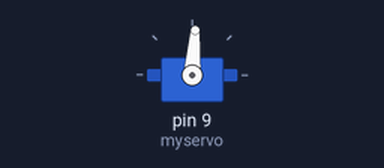
Simulated run of this sketch. Board: Arduino Uno, built with avr-gcc and run on an emulated ATmega328P. On the bench: servo.

Above: at 0.05 s.
Timing chart, 0 to 53.6 s (numbered marks = the images above):
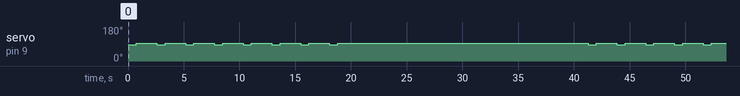

The sketch:

Test.ino
```cpp
#include <Servo.h>
Servo myservo;

void setup() {
  myservo.attach(9);}

int pos = 0;

void loop() {
for (pos = 0; pos <= 360; pos += 1) {
    myservo.write(86);
    delay(2);}
for (pos = 360; pos >= 0; pos -= 1) {
    myservo.write(93);
    delay(5);}
for (pos = 0; pos <= 360; pos += 1) {
    myservo.write(86);
    delay(2);}
for (pos = 360; pos >= 0; pos -= 1) {
    myservo.write(93);
    delay(5);}for (pos = 0; pos <= 360; pos += 1) {
    myservo.write(86);
    delay(2);}
for (pos = 360; pos >= 0; pos -= 1) {
    myservo.write(93);
    delay(5);}for (pos = 0; pos <= 360; pos += 1) {
    myservo.write(86);
    delay(2);}
for (pos = 360; pos >= 0; pos -= 1) {
    myservo.write(93);
    delay(5);}for (pos = 0; pos <= 360; pos += 1) {
    myservo.write(86);
    delay(2);}
for (pos = 360; pos >= 0; pos -= 1) {
    myservo.write(93);
    delay(5);}for (pos = 0; pos <= 360; pos += 1) {
    myservo.write(86);
    delay(2);}
for (pos = 360; pos >= 0; pos -= 1) {
    myservo.write(93);
    delay(5);}for (pos = 0; pos <= 360; pos += 1) {
    myservo.write(86);
    delay(2);}
for (pos = 360; pos >= 0; pos -= 1) {
    myservo.write(93);
    delay(5);}for (pos = 0; pos <= 360; pos += 1) {
    myservo.write(86);
    delay(2);}
for (pos = 360; pos >= 0; pos -= 1) {
    myservo.write(93);
    delay(5);}
for (pos = 360; pos >= 0; pos -= 1) {
    myservo.write(94);
    delay(2);}
for (pos = 360; pos >= 0; pos -= 1) {
    myservo.write(93);
    delay(5);}for (pos = 360; pos >= 0; pos -= 1) {
    myservo.write(94);
    delay(2);}
for (pos = 360; pos >= 0; pos -= 1) {
    myservo.write(93);
    delay(5);}for (pos = 360; pos >= 0; pos -= 1) {
    myservo.write(94);
    delay(2);}
for (pos = 360; pos >= 0; pos -= 1) {
    myservo.write(93);
    delay(5);}for (pos = 360; pos >= 0; pos -= 1) {
    myservo.write(94);
    delay(2);}
for (pos = 360; pos >= 0; pos -= 1) {
    myservo.write(93);
    delay(5);}for (pos = 360; pos >= 0; pos -= 1) {
    myservo.write(94);
    delay(2);}
for (pos = 360; pos >= 0; pos -= 1) {
    myservo.write(93);
    delay(5);}for (pos = 360; pos >= 0; pos -= 1) {
    myservo.write(94);
    delay(2);}
for (pos = 360; pos >= 0; pos -= 1) {
    myservo.write(93);
    delay(5);}for (pos = 360; pos >= 0; pos -= 1) {
    myservo.write(94);
    delay(2);}
for (pos = 360; pos >= 0; pos -= 1) {
    myservo.write(93);
    delay(5);}for (pos = 360; pos >= 0; pos -= 1) {
    myservo.write(94);
    delay(2);}
for (pos = 360; pos >= 0; pos -= 1) {
    myservo.write(93);
    delay(5);}
}
```

Measured:
- by itself, servo on pin 9 (myservo): moves between 86° and 94°, repeating every 41.3 s
